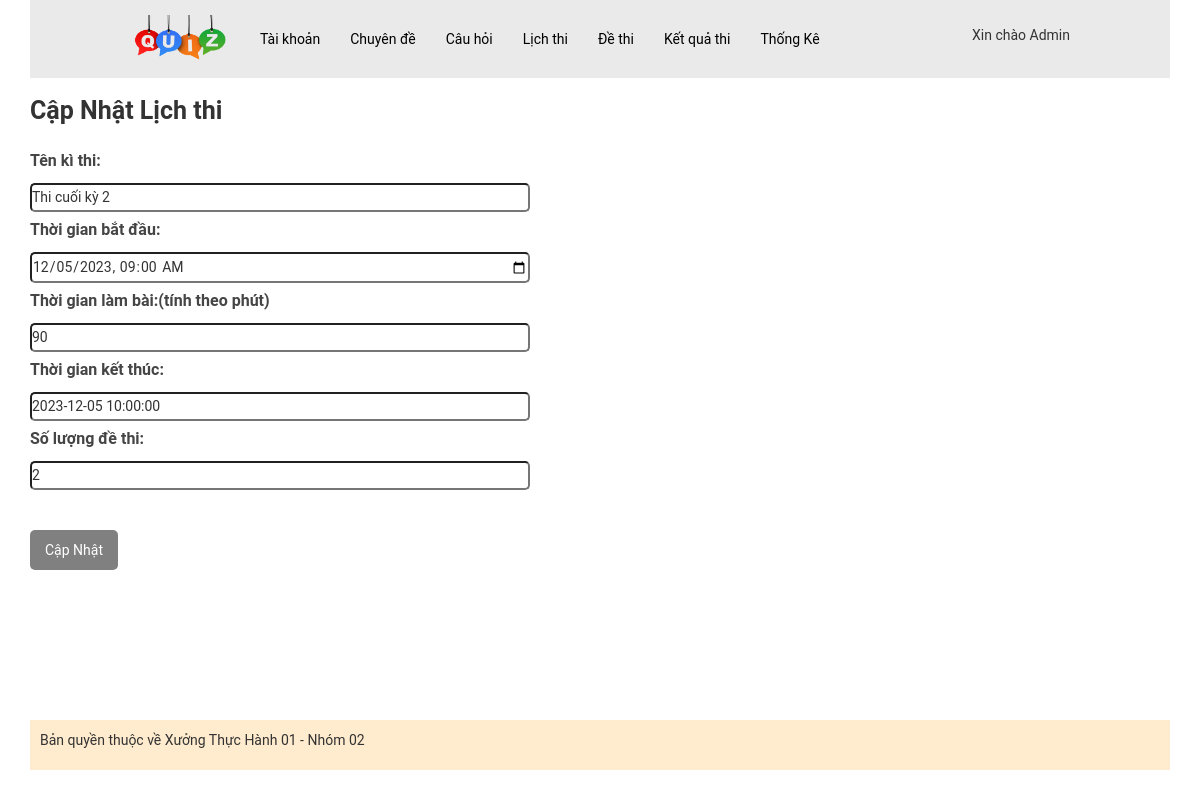
The app's page /admin/index.php?act=editlt&idlt=1 (signed in), older data.
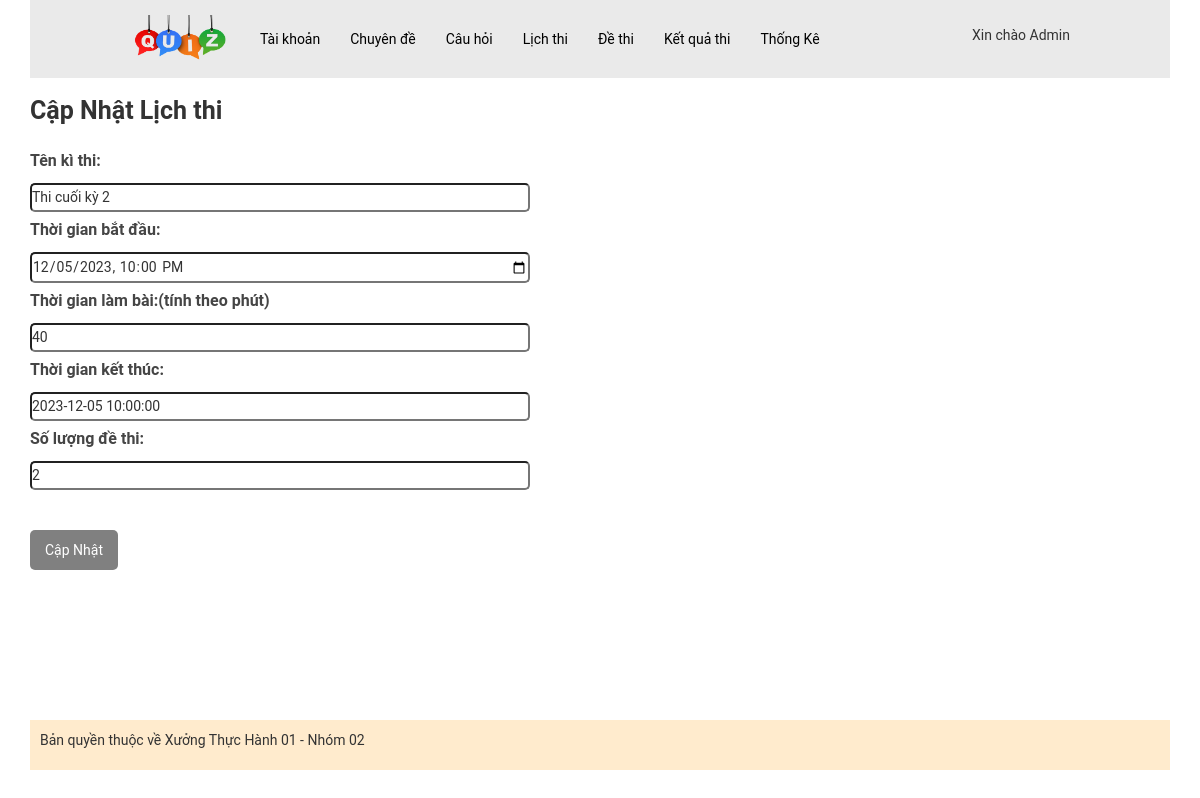
The same page, newer data.
### tables this page shows
CREATE TABLE `lichthi` (
  `id` int(11) NOT NULL,
  `name` varchar(255) NOT NULL COMMENT 'Tên lịch thi(tên kì thi)',
  `time_start` datetime NOT NULL COMMENT 'TG bắt đầu làm bài',
  `time_end` datetime NOT NULL COMMENT 'TG kết thúc làm bài',
  `time` int(11) NOT NULL COMMENT 'TG làm bài (vd: 45p)',
  `so_de_thi` int(11) NOT NULL COMMENT 'Số lượng đề thi'
);

### model/pdo.php (called while the page is built, shortened)
<?php
function pdo_get_connection(){
    $servername = "localhost";
    $username = "root";
    $password = "";
    try {
        $conn = new PDO("mysql:host=$servername;dbname=xuongth01_02", $username, $password);
        $conn->setAttribute(PDO::ATTR_ERRMODE, PDO::ERRMODE_EXCEPTION);
        return $conn;
    } catch(PDOException $e) {
        echo "Connection failed: " . $e->getMessage();
    }
}
function pdo_query_one($sql){
    $sql_args=array_slice(func_get_args(),1);
    try{
        $conn=pdo_get_connection();
        $stmt=$conn->prepare($sql);
        $stmt->execute($sql_args);
        $row=$stmt->fetch(PDO::FETCH_ASSOC);
        return $row;
    }
    catch(PDOException $e){
        throw $e;
    }
    finally{
        unset($conn);
    }
}
?>

### model/lichthi.php (called while the page is built, shortened)
<?php
function getold_lichthi($id)
{
    $sql = "select * from lichthi where id = $id";
    $result = pdo_query_one($sql);
    return $result;
}

### admin/lichthi/edit-lichthi.php (the view, shortened to what this page needs)
<div class="content-boder-user">
    <div class="title-boder-top-user">
        <p>
            Cập Nhật Lịch thi
        </p>
    </div>
    <form action="?act=editlt" method="post" enctype="multipart/form-data">
        <div>
            <label for="user">Tên kì thi:</label><br>
            <input type="text" name="name" id="name" required value="<?php echo $olddata['name'] ?>">
        </div>
        <div>
            <label for="time_start">Thời gian bắt đầu:</label><br>
            <input type="datetime-local" id="time_start" name="time_start" required value="<?php echo $olddata['time_start'] ?>">
        </div>
        <div>
            <div class="address-user">
                <label for="address">Thời gian làm bài:(tính theo phút)</label><br>
                <input type="number" name="time" required value="<?php echo $olddata['time'] ?>">
            </div>
        </div>
        <div>
            <div>
                <div class="address-user">
                    <label for="address">Thời gian kết thúc:</label><br>
                    <input type="text" name="time_end" id="end_time_input" value="<?php echo $olddata['time_end'] ?>">
                </div>
            </div>
            <div class="email">
                <label for="email">Số lượng đề thi:</label><br>
                <input type="number" name="so_de_thi" required value="<?php echo $olddata['so_de_thi'] ?>">
            </div>
        </div> <br>
        <button name="btnSubmit">Cập Nhật</button>
    </form>
</div>

Row changes from the older to the newer data that the page shows:
changed lichthi "Thi cuối kỳ 2": time_start "12/05/2023 09:00" → "12/05/2023 22:00"; time "90" → "40"
